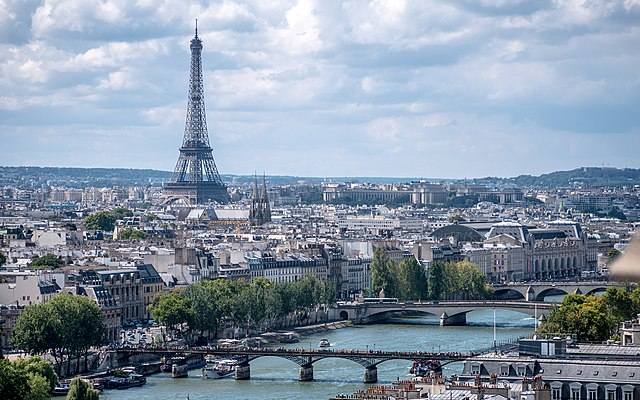
#> input picture przesuwanieObrazu/paris.jpg, 640 x 400 px
$ python zad1.py
#> lines starting #> are read from the running program, lines starting #| are printed output that depends on the picture
import cv2 as cv
import numpy as np

image = cv.imread('paris.jpg')
#> image is the input picture: shape (400, 640, 3); mean B, G, R 163.9, 147.5, 133.2

cv.imshow("Image", image)

M = np.float32([[1, 0, 30], [0, 1, 40]])
shifted = cv.warpAffine(image, M, (image.shape[1], image.shape[0]))
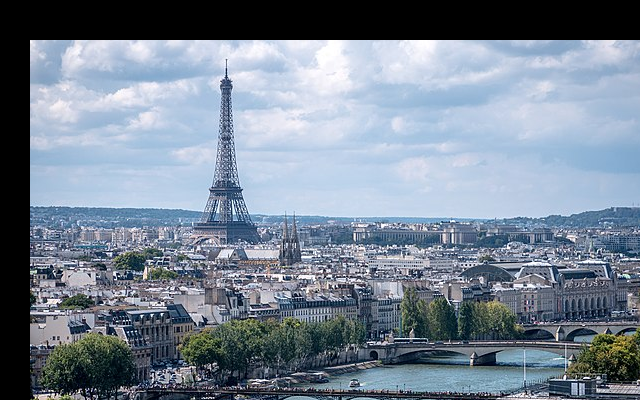
#> shifted: shape (400, 640, 3); mean B, G, R 146, 131.2, 118.7
cv.imshow("Shifted down and right", shifted)

cv.waitKey(0)
cv.destroyAllWindows()
